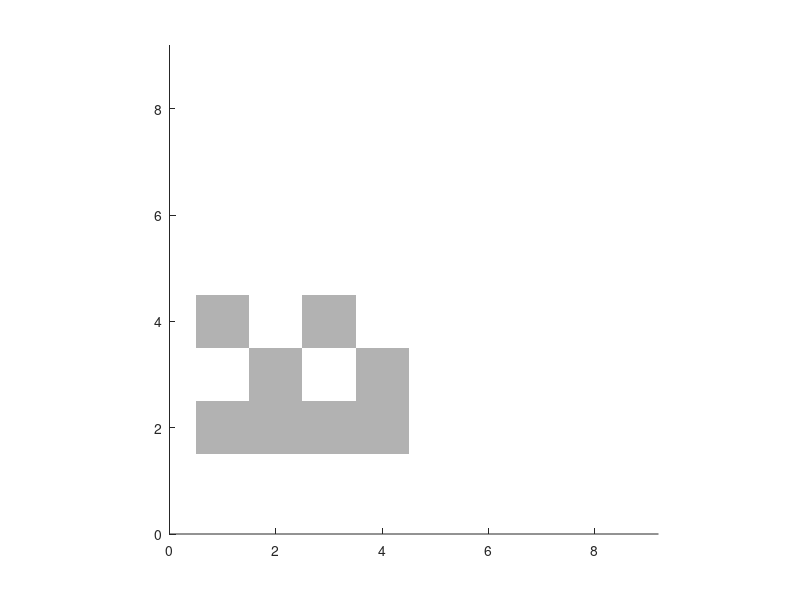

MATLAB code to generate this figure:
% plot C Target Grid
clear all
close all
figure
hold on



% A = CTarget();
% A = [0  1;0  0];
A = [1  1  1   1;0  0  0  0;1   0   1  0; 0  1  0   1];
x = [0  9.2];
y = [0  9.2];
% colormap(gray)
% im.AlphaData = .2;
% A = flipud(A);
% imagesc(x,y,A)
imagesc(A)

cmap = [.7 .7 .7 %// light gray
        1  1  1]; %// white
colormap(cmap)
% colorbar('Ytick',[.25 .75],'Yticklabel',[0 1]) 
% colorbar
set(gca,'YDir','normal')  % otherwise the y axis is flipped
% set(gca,'YDir','reverse');
xlim([0  9.2])
ylim([0  9.2])
axis equal

function A = CTarget()
n = 100;  % # of step of sampling
myStart = 0;
myEnd = 9.2;
step = (myEnd-myStart)/n;
xs = linspace(myStart,myEnd,n);
ys = linspace(myStart,myEnd,n);
A = zeros(n,n);

for i = 1:length(xs)
    for j = 1:length(ys)
        loc = [myStart+(i-1)*step+ step/2  myStart+(j-1)*step+step/2];
        
%         plot(loc(1),loc(2),'ko');
          A(i,j) = round(rand);
%         myRand = round(rand);
%         if myRand == 0   
%             A(i,j) = 1;  % random 0 or 1     
%         else
%             A(i,j) = 0; 
%         end
    end
end
end